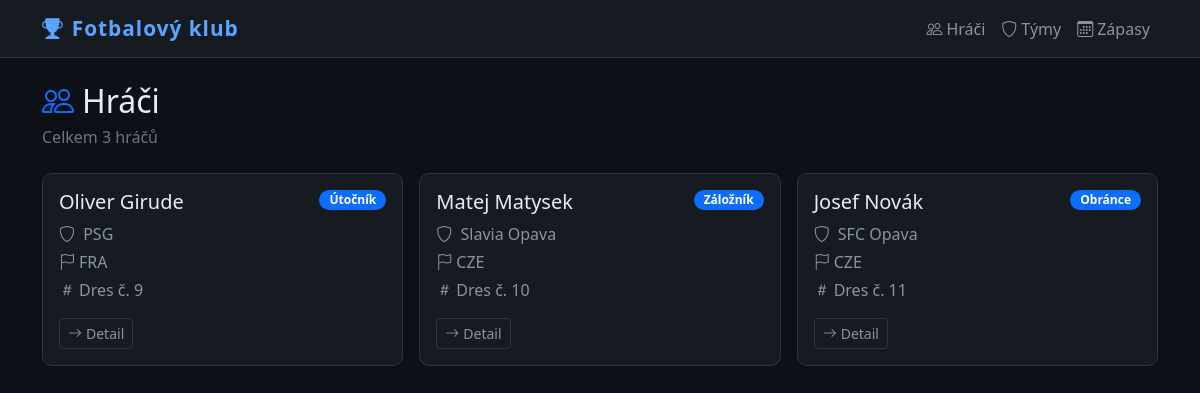
The page /hraci/ on the database its author committed.
### seznamHracu/models.py (models this page shows, shortened)
class Hrac(models.Model):
    jmeno = models.CharField(max_length=50, verbose_name='Jméno', help_text='Zadejte jméno hráče',
                             error_messages={'blank': 'Jméno hráče musí být vyplněno'})
    prijmeni = models.CharField(max_length=50, verbose_name='Příjmení', help_text='Zadejte příjmení hráče',
                                error_messages={'blank': 'Příjmení hráče musí být vyplněno'})
    datum_narozeni = models.DateField(verbose_name='Datum narození', help_text='Zadejte datum narození')
    narodnost = models.CharField(max_length=50, verbose_name='Národnost', help_text='Zadejte národnost hráče',
                                 error_messages={'blank': 'Národnost musí být vyplněna'})
    pozice = models.CharField(max_length=20, choices=POZICE_VOLBY, verbose_name='Pozice', help_text='Vyberte pozici hráče')
    cislo_dresu = models.PositiveIntegerField(validators=[MinValueValidator(1), MaxValueValidator(99)],
                                              verbose_name='Číslo dresu', help_text='Zadejte číslo dresu (1 - 99)')
    preferovana_noha = models.CharField(max_length=10, choices=NOHA_VOLBY, default='pravá',
                                        verbose_name='Preferovaná noha')
    tym = models.ForeignKey(Tym, on_delete=models.SET_NULL, null=True, blank=True,
                            related_name='hraci', verbose_name='Tým')
    datum_pristupu = models.DateField(blank=True, null=True, verbose_name='Datum přístupu do týmu')
    class Meta:
        ordering = ['prijmeni', 'jmeno']
        verbose_name = 'Hráč'
        verbose_name_plural = 'Hráči'

class Tym(models.Model):
    nazev = models.CharField(max_length=100, verbose_name='Název týmu', help_text='Zadejte název týmu',
                             error_messages={'blank': 'Název týmu musí být vyplněn'})
    mesto = models.CharField(max_length=100, verbose_name='Město', help_text='Zadejte město týmu',
                             error_messages={'blank': 'Město musí být vyplněno'})
    zalozen = models.IntegerField(validators=[MinValueValidator(1800), MaxValueValidator(2100)],
                                  verbose_name='Rok založení', help_text='Zadejte rok založení (1800 - 2100)')
    class Meta:
        ordering = ['nazev']
        verbose_name = 'Tým'
        verbose_name_plural = 'Týmy'
    def __str__(self):
        return self.nazev

### seznamHracu/views.py (the view)
# urls.py: path('', lambda request: redirect('seznam_hracu')),
def seznam_hracu(request):
    hraci = Hrac.objects.all()
    return render(request, 'seznamHracu/seznam_hracu.html', {'hraci': hraci})

### seznamHracu/templates/seznamHracu/seznam_hracu.html (shortened to what this page needs)
{% extends 'seznamHracu/base.html' %}
{% block content %}
<div class="d-flex justify-content-between align-items-center mb-4">
    <div>
        <h2 class="mb-1"><i class="bi bi-people me-2 text-primary"></i>Hráči</h2>
        <p class="text-secondary mb-0">Celkem {{ hraci|length }} hráčů</p>
    </div>
</div>
<div class="row g-3">
    {% for hrac in hraci %}
    <div class="col-md-6 col-lg-4">
        <div class="card h-100">
            <div class="card-body">
                <div class="d-flex justify-content-between align-items-start mb-2">
                    <h5 class="card-title mb-0">{{ hrac.jmeno }} {{ hrac.prijmeni }}</h5>
                    <span class="badge bg-primary badge-pozice">{{ hrac.get_pozice_display }}</span>
                </div>
                <p class="card-text mb-1">
                    <i class="bi bi-shield me-1"></i>
                    {% if hrac.tym %}{{ hrac.tym }}{% else %}<span class="text-secondary">Bez týmu</span>{% endif %}
                </p>
                <p class="card-text mb-1">
                    <i class="bi bi-flag me-1"></i>{{ hrac.narodnost }}
                </p>
                <p class="card-text mb-3">
                    <i class="bi bi-hash me-1"></i>Dres č. {{ hrac.cislo_dresu }}
                </p>
                <a href="{% url 'detail_hrace' hrac.pk %}" class="btn btn-outline-secondary btn-sm">
                    <i class="bi bi-arrow-right me-1"></i>Detail
                </a>
            </div>
        </div>
    </div>
    {% empty %}
    <div class="col-12">
        <p class="text-secondary">Žádní hráči nenalezeni.</p>
    </div>
    {% endfor %}
</div>
{% endblock %}

### seznamHracu/templates/seznamHracu/base.html (shortened to what this page needs)
<!DOCTYPE html>
<html lang="cs">
<head>
    <link href="https://cdn.jsdelivr.net/npm/bootstrap@5.3.0/dist/css/bootstrap.min.css" rel="stylesheet">
    <link href="https://cdn.jsdelivr.net/npm/bootstrap-icons@1.11.0/font/bootstrap-icons.css" rel="stylesheet">
</head>
<body>
<nav class="navbar navbar-expand-lg">
    <div class="container">
        <a class="navbar-brand" href="{% url 'seznam_hracu' %}">
            <i class="bi bi-trophy-fill me-2"></i>Fotbalový klub
        </a>
        <div class="collapse navbar-collapse" id="navMenu">
            <ul class="navbar-nav ms-auto">
                <li class="nav-item">
                    <a class="nav-link" href="{% url 'seznam_hracu' %}"><i class="bi bi-people me-1"></i>Hráči</a>
                </li>
                <li class="nav-item">
                    <a class="nav-link" href="{% url 'seznam_tymu' %}"><i class="bi bi-shield me-1"></i>Týmy</a>
                </li>
                <li class="nav-item">
                    <a class="nav-link" href="{% url 'seznam_zapasu' %}"><i class="bi bi-calendar3 me-1"></i>Zápasy</a>
                </li>
            </ul>
        </div>
    </div>
</nav>
<div class="container my-4">
    {% block content %}{% endblock %}
</div>
</body>
</html>

### seznamHracu/templates/seznamHracu/base.html (style rules this page uses)
body { background-color: #0d1117; color: #e6edf3; font-family: 'Segoe UI', sans-serif; }
.navbar { background-color: #161b22 !important; border-bottom: 1px solid #30363d; }
.navbar-brand { color: #58a6ff !important; font-weight: 700; font-size: 1.3rem; letter-spacing: 1px; }
.nav-link { color: #8b949e !important; transition: color 0.2s; }
.card { background-color: #161b22; border: 1px solid #30363d; border-radius: 10px; transition: transform 0.2s, border-color 0.2s; }
.card-title { color: #e6edf3; }
.card-text { color: #8b949e; }
.badge-pozice { font-size: 0.75rem; padding: 4px 10px; border-radius: 20px; }
.btn-outline-secondary { color: #8b949e; border-color: #30363d; }
a { color: #58a6ff; text-decoration: none; }

### rows shown on the page
Hrac: jmeno "Oliver", prijmeni "Girude", pozice "Útočník", tym "PSG", narodnost "FRA", cislo_dresu "9"
Hrac: jmeno "Matej", prijmeni "Matysek", pozice "Záložník", tym "Slavia Opava", narodnost "CZE", cislo_dresu "10"
Hrac: jmeno "Josef", prijmeni "Novák", pozice "Obránce", tym "SFC Opava", narodnost "CZE", cislo_dresu "11"

### other values the page prints
{{ hraci|length }} "3"
